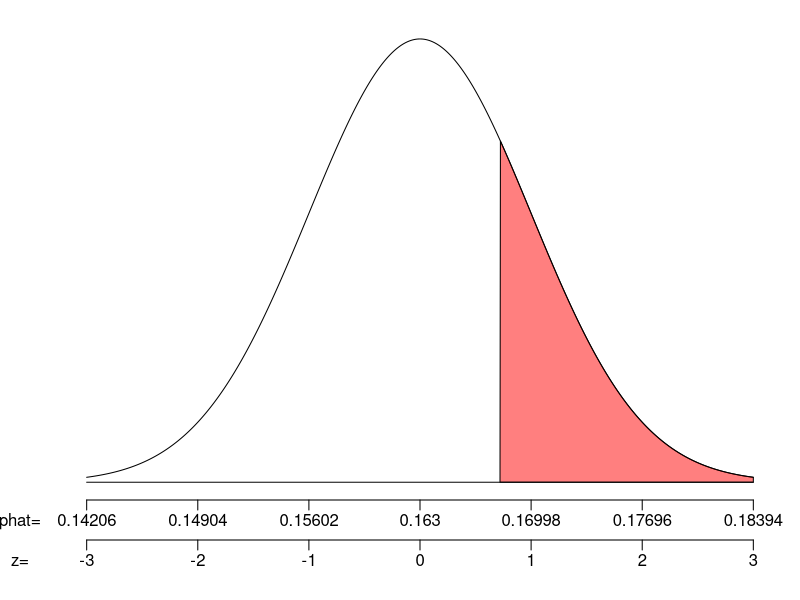

The R source for this figure:
## ---- chunk 1
## DATA GENERATION
while(T){
    p = round(runif(1,0.09,0.91),3)
    n = sample((1:50) *100,1)
    se = signif(sqrt(p*(1-p)/n),3)
    if (n*p>10 & n*(1-p)>10 & sqrt(n*p*(1-p))>10)
    {
        break
    }
}
z = round(runif(1,0.2,2.5),2) * sample(c(-1,1),1)
phat = round(p+z*se,3)
z = round((phat-p)/se,2)
Pr = 1-round(pnorm(z),4)
wrd = sample(c('sad','angry','special','greedy','bad','great','strong','happy','popular','cold'),1)
wrd2 = sample(c('more than', 'at least', 'over', 'above'),1)
## ---- chunk 2
par(mar=c(5,3,1,1))
zs = seq(-3,3,length=1000)
ys = dnorm(zs)
plot(zs, ys, 'l',xlim = c(-3,3), ylim = c(0,0.4),
     ann=FALSE,xaxt="n",yaxt="n",
     lwd=1,bty='n')
axis(side=1, line=0, at=-3:3, labels = FALSE)
mtext(p+(-3:3)*se,side=1,line=0.5,at=-3:3)
mtext(c("phat="),line=0.5,side=1,at=-3.6)
axis(side=1, line=2,at=-3:3, labels = FALSE)
mtext(-3:3,side=1,line=2.5,at=-3:3)
mtext(c("z="),line=2.5,side=1,at=-3.6)
polygon(c(zs[zs>=z], 3, z),c(ys[zs>=z], 0, 0), col=rgb(1,0,0,0.5))
lines(c(-3,3),c(0,0),'l',lwd=1)
